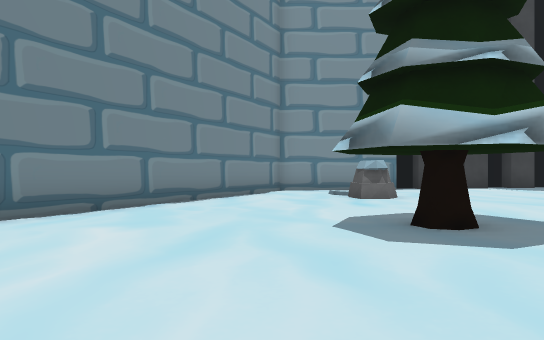
[1] (above)

20 first-person views from a walk through a Unity game level. The camera is 1.4 m above the floor, looks level and sees 70° across. The floor is counted in squares, 2 m on a side. Each view is taken from the middle of a square. On the plan, view 1 faces up. The plan holds only what a view shows up to about 11 squares ahead; the rest is blank. The place goes on beyond the plan. The player character is not drawn. Some surface patterns are stand-ins.

[2]
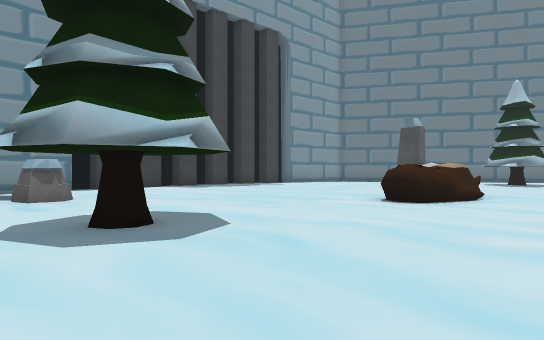

[3]
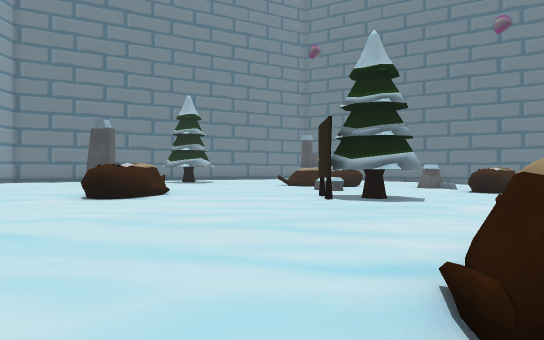

[4]
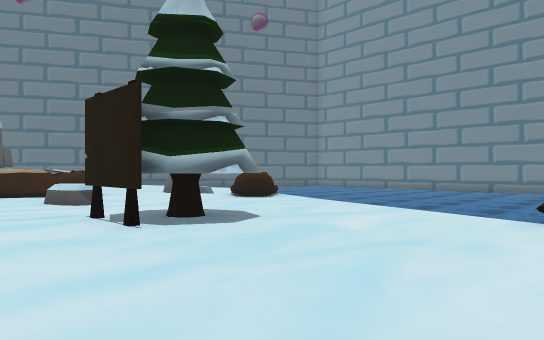

[5]
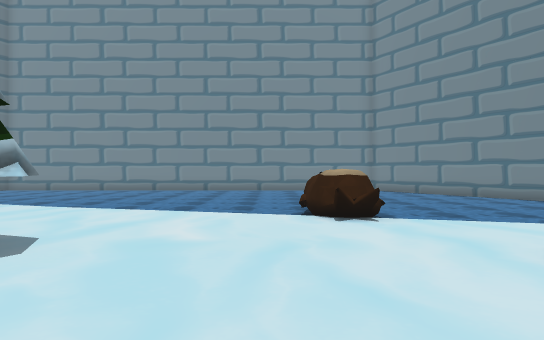

[6]
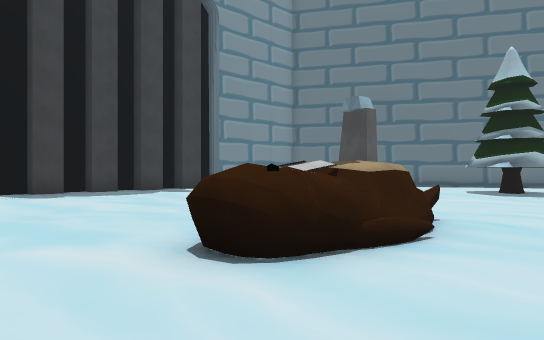

[7]
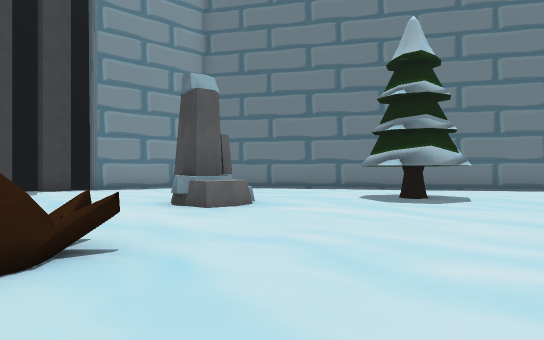

[8]
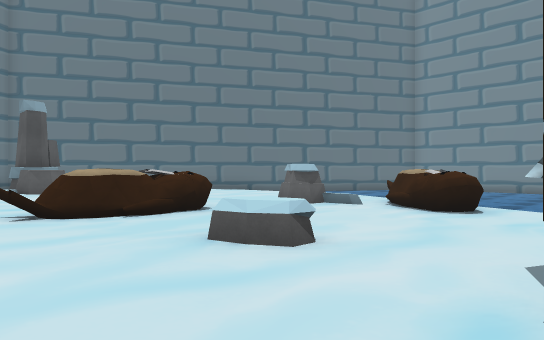

[9]
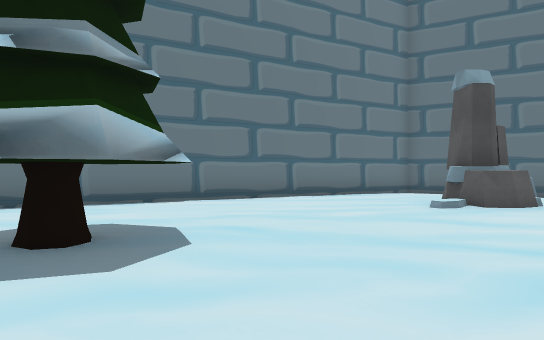

[10]
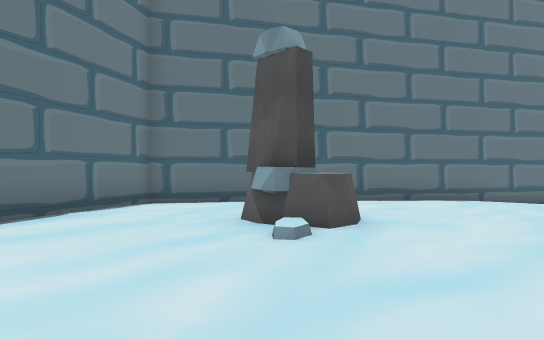

[11]
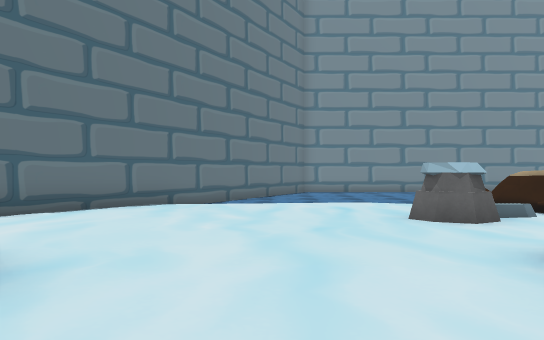

[12]
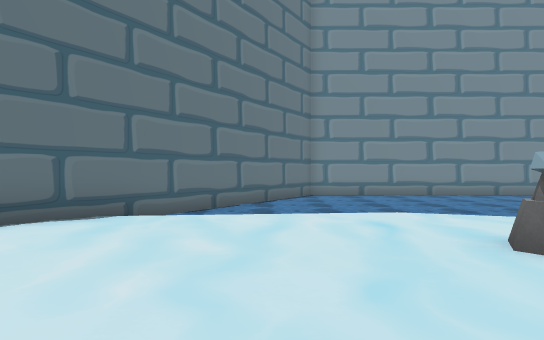

[13]
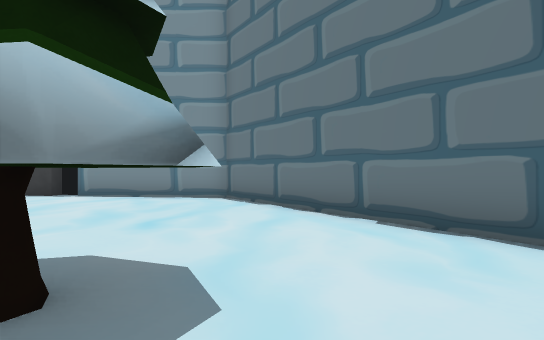

[14]
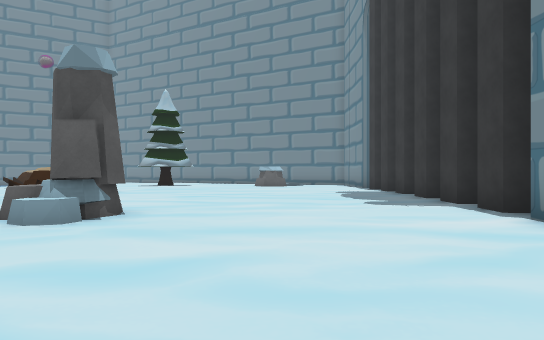

[15]
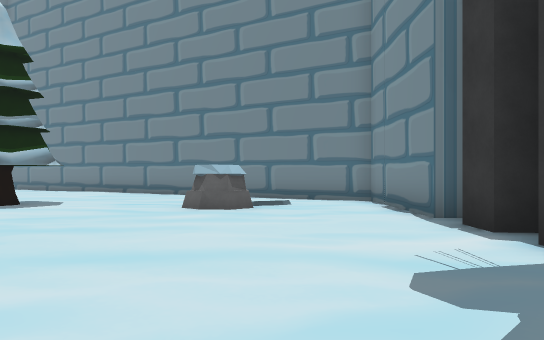

[16]
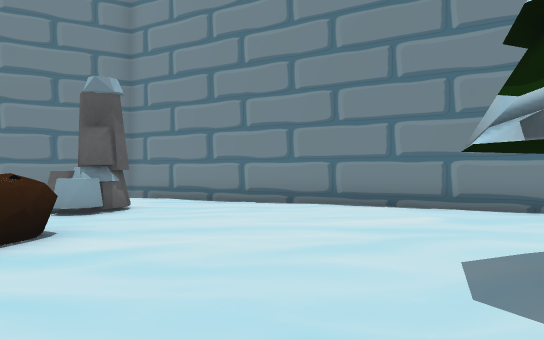

[17]
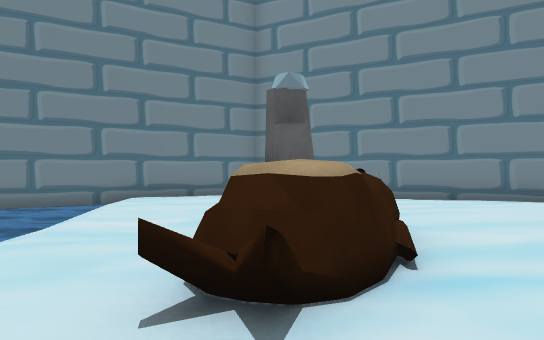

[18]
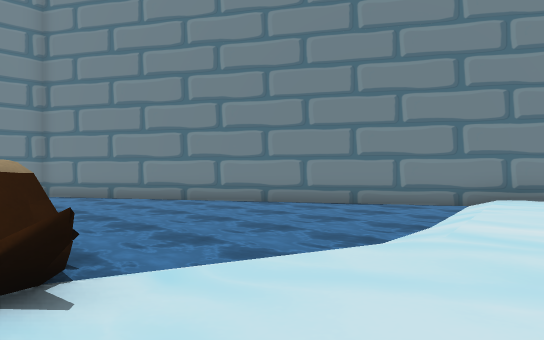

[19]
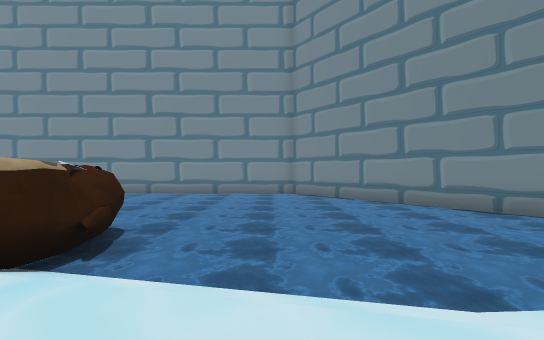

[20]
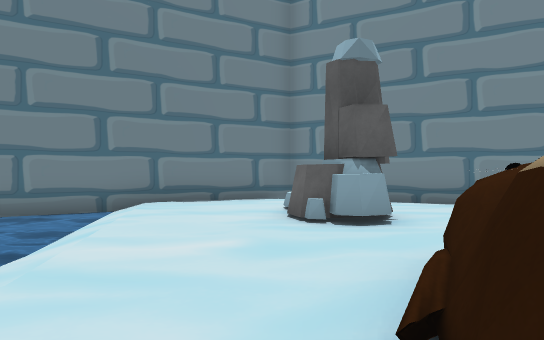

### Floor plan
Key: @ floor where view 1 was taken; # wall or solid block; . main floor; - floor 0.25 m lower than the main floor; _ floor 0.5 m lower than the main floor; / step, stairs or slope; ~ water the walk can cross; ≈ water the walk keeps out of; ^ raised ledge; O other object.
Columns run from 8 left of view 1 to 26 right of it. Each row starts with its distance up from view 1.
 13         ###################
 12        ##--...............##
 11       ##--.................##
 10       #---/.................#
  9      ##---O/................##
  8      #----...................#
  7     ##---....................##
  6     #----............OO.......#
  5    ##----OOO.............OO...##
  4   ##-----#OO...OOO.......##....##
  3   #-------O....OOOO......OO.....#
  2  ##--------..........----.......##
  1  #_-----------------------.......#
  0  #__----@------------------......##
 -1  ___O--^^^--------------O--.......#
 -2 #__OO_--^^^-----OO--O---O/--.OO...#
 -3 #______---------OO------O----/O .-#
 -4 #________-------------  O----..  -#
 -5 ##--__///___------------__----.- ##
 -6  #/_~~~~~~/OO__------______----- #
 -7  ##≈≈≈≈≈≈≈~OO~//____O_//O___----#
 -8   #≈≈≈≈≈≈≈≈OO≈~~~ /_ O/______--##
 -9   ##≈≈≈≈≈≈≈O ≈≈≈≈~~~  O________#
-10    ##≈≈≈≈≈≈≈≈≈≈≈≈≈≈≈~  /______##
-11     #≈≈≈≈≈≈≈≈≈≈≈   ≈≈ ~~  ~~~~#
-12     ##≈≈≈≈≈≈≈ ≈    ≈≈≈≈≈≈≈≈≈≈##
-13      #≈≈≈≈≈≈≈≈       ≈≈≈≈≈≈≈##
-14      ##≈≈≈≈≈≈≈      ≈≈≈≈≈≈≈≈#

Where each view was taken, in squares from view 1:
view 1: 0 up, 0 right, facing up
view 2: 0 up, 0 right, facing up-right
view 3: 0 up, 1 left, facing right
view 4: 1 up, 3 right, facing down-right
view 5: 1 up, 5 right, facing down
view 6: 1 up, 5 right, facing up-right
view 7: 0 up, 9 right, facing up-right
view 8: 1 up, 9 right, facing down-right
view 9: 2 up, 14 right, facing right
view 10: 2 up, 18 right, facing down-right
view 11: 0 up, 19 right, facing down
view 12: 3 down, 19 right, facing down
view 13: 2 up, 19 right, facing up
view 14: 9 up, 19 right, facing left
view 15: 10 up, 10 right, facing left
view 16: 2 up, 4 right, facing left
view 17: 2 down, 4 right, facing left
view 18: 3 down, 4 right, facing down-left
view 19: 3 down, 1 right, facing down
view 20: 3 down, 2 right, facing left
